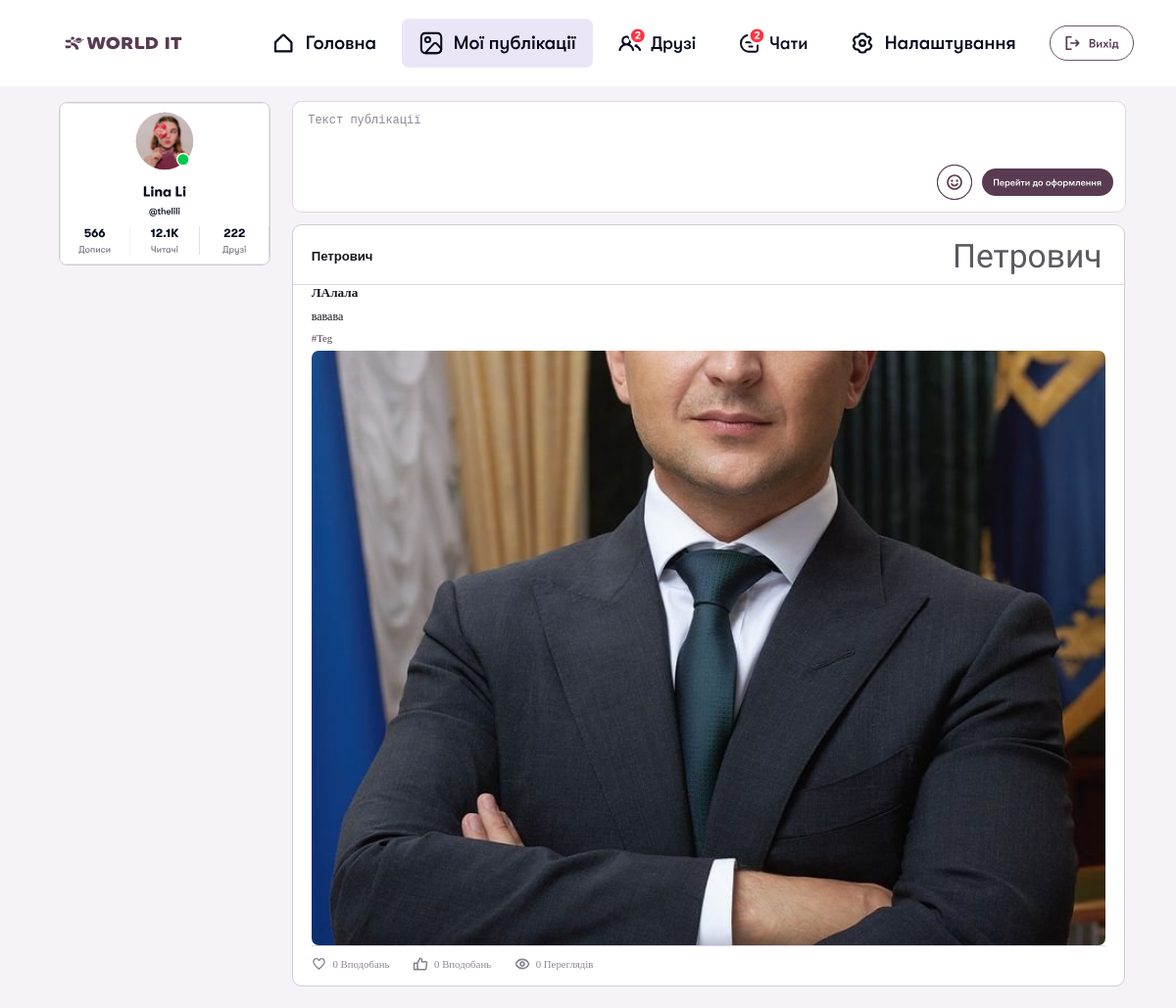
The page /post/ (signed in) on the database as committed earlier.
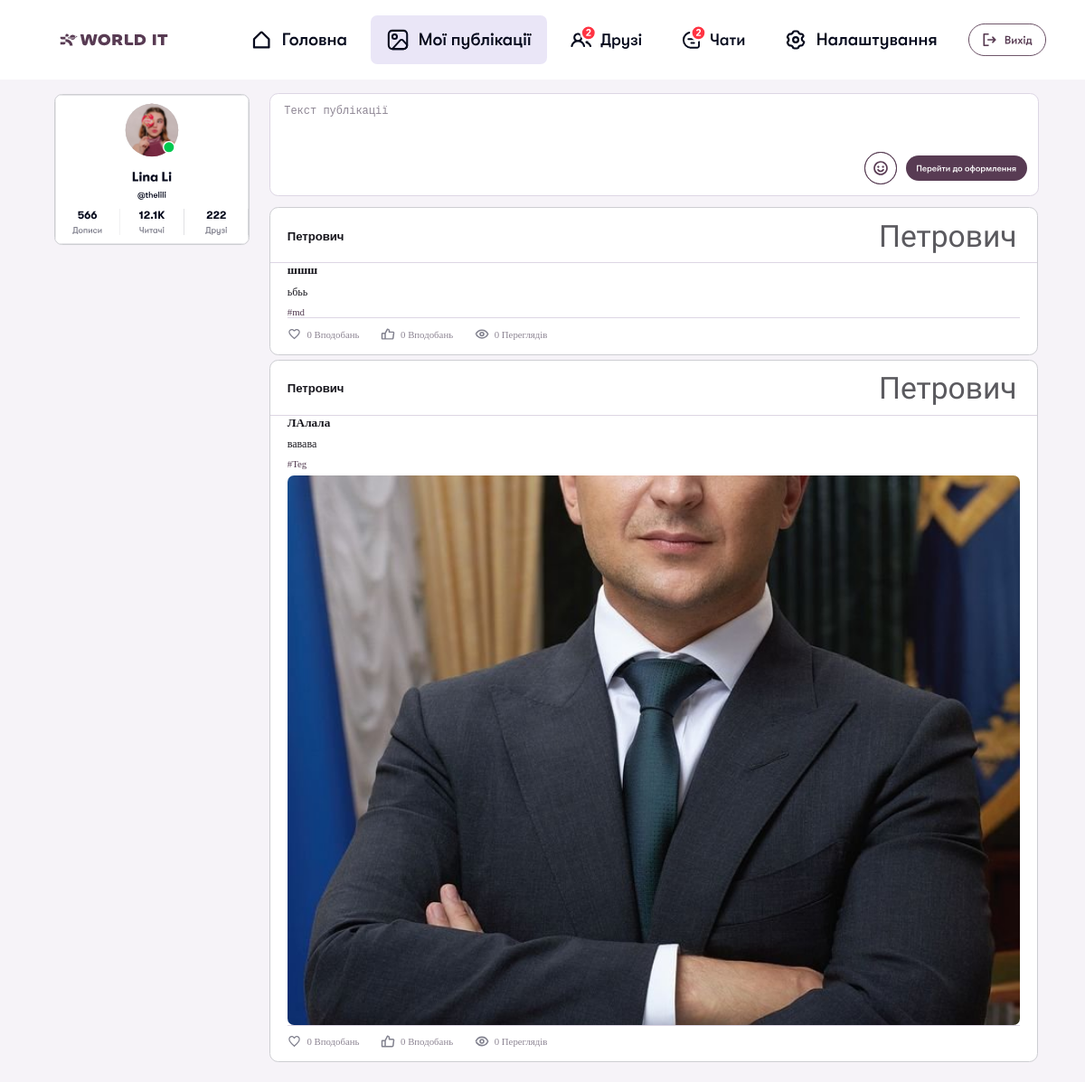
The same page on the database as committed later.
### post_app/models.py (models this page shows)
class Post(models.Model):
    title = models.CharField(max_length=250)
    topic = models.CharField(max_length=250, blank= True, null=True)
    content= models.CharField(max_length=700)
    created_at= models.DateField(auto_now_add=True)
    updated_at= models.DateField(auto_now=True)
    author= models.ForeignKey(to= 'user_app.User', on_delete= models.CASCADE, related_name = 'user')
    tags= models.ManyToManyField(to= 'Tag', related_name = 'tags')

class Tag(models.Model):
    name = models.CharField(max_length=100)
    def __str__(self):
        return self.name

class PostImage(models.Model):
    original_image = models.ImageField(upload_to="post_photos/original")
    compressed_image = models.ImageField(upload_to="post_photos/compressed")
    post = models.ForeignKey(to = 'Post', on_delete = models.CASCADE, related_name = 'images')

### user_app/models.py (models this page shows)
class User(AbstractUser):
    username = models.CharField(
        max_length=150,
        blank=True,
        null=True
    )
    email = models.EmailField(
        unique=True
    )
    USERNAME_FIELD = 'email'
    REQUIRED_FIELDS = []

### post_app/views.py (the view, shortened to what this page needs)
# urls.py: path('', PostListView.as_view(), name='post_list'),
class PostListView(LoginRequiredMixin, ListView):
    model = Post
    context_object_name = 'posts'
    template_name = 'post_app/post.html'
    paginate_by = 3
    def get_queryset(self):
        return Post.objects.filter(author=self.request.user).order_by('-created_at').prefetch_related('images', 'tags', 'urls', 'likes', 'hearts', 'views')
    def get(self, request, *args, **kwargs):
        return super().get(request, *args, **kwargs)
    def get_context_data(self, **kwargs):
        context = super().get_context_data(**kwargs)
        context['post_form'] = PostForm()
        return context

### post_app/templates/post_app/post.html (shortened to what this page needs)
{% extends "base.html" %}
{% load static %}
{% block links %}
<link rel="stylesheet" href="{% static 'post_static/post_index.css' %}">
{% endblock %}
{% block content %}
<section class="post-section">
  <div class="post-container">
    <div class="post-create-container">
      <textarea placeholder="Текст публікації" class="create-post-input"></textarea>
      <div class="create-post-footer">
        <button class="post-emoji-btn">
          <img src="{% static 'images/Component 4.svg' %}" alt="">
        </button>
        <button class="open-post-modal-btn">
          <img src="{% static 'images/Button (1).svg' %}" alt="">
        </button>
      </div>
    </div>
  </div>
</section>
<section class="posts-feed">
  <div id="post-list">
    {% include 'post_app/posts.html' %}
  </div>
</section>
{% endblock %}

### post_app/templates/post_app/posts.html (shortened to what this page needs)
{% load static %}
{% for post in posts %}
  <div class="post-card">
    <div class="post-card-header">
      <div class="post-card-author">
        <span class="post-author-name">{{ post.author.username }}</span>
      </div>
      <span class="post-author-signature">{{ post.author.username }}</span>
    </div>
    <div class="post-card-body">
      <h2 class="post-card-title">{{ post.title }}</h2>
      <p class="post-card-content">{{ post.content }}</p>
      {% if post.tags.all %}
        <div class="post-card-tags">
          {% for tag in post.tags.all %}
            <span class="post-card-tag">#{{ tag.name }}</span>
          {% endfor %}
        </div>
      {% endif %}
      {% if post.images.all %}
        <div class="post-card-images images-{{ post.images.count }}">
          {% for image in post.images.all %}
            <img src="{{ image.compressed_image.url }}" class="post-card-image" alt="">
          {% endfor %}
        </div>
      {% endif %}
    </div>
    <div class="post-card-footer">
      <span class="post-card-stat">
        <img src="{% static 'images/Component 5 (2).svg' %}" alt="">
        {{ post.likes.count }} Вподобань
      </span>
      <span class="post-card-stat">
        <img src="{% static 'images/Component 5 (3).svg' %}" alt="">
        {{ post.hearts.count }} Вподобань
      </span>
      <span class="post-card-stat">
        <img src="{% static 'images/eye.svg' %}" alt="">
        {{ post.views.count }} Переглядів
      </span>
    </div>
  </div>
{% endfor %}

Rows that differ between the two databases and show on the page:
added Post: author.username "Петрович", title "шшш", content "ьбьь", likes.count "0", hearts.count "0", views.count "0"
now on this page (row unchanged): Tag: name "md", shown under "Петрович"
